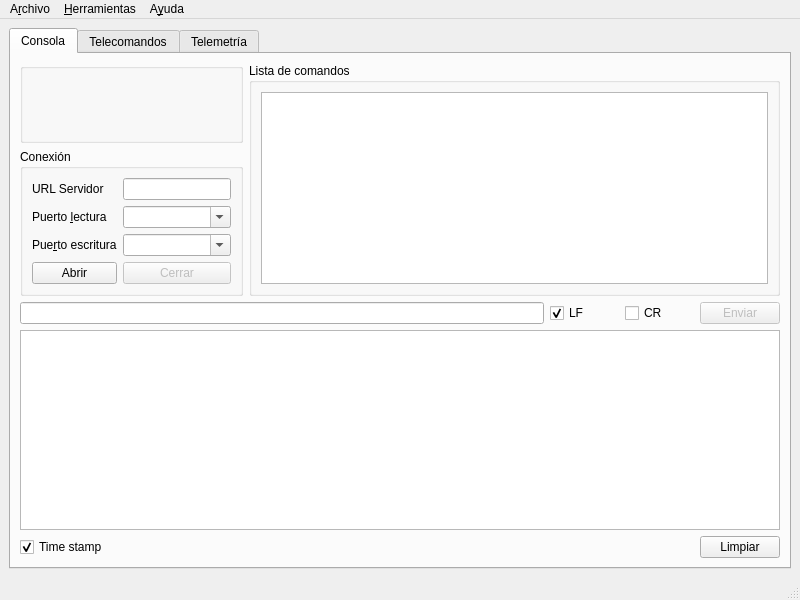
<?xml version="1.0" encoding="UTF-8"?>
<ui version="4.0">
 <class>MainWindow</class>
 <widget class="QMainWindow" name="MainWindow">
  <property name="geometry">
   <rect>
    <x>0</x>
    <y>0</y>
    <width>800</width>
    <height>600</height>
   </rect>
  </property>
  <property name="windowTitle">
   <string>SUCHAI Remote Ground Station</string>
  </property>
  <property name="windowIcon">
   <iconset resource="resources.qrc">
    <normaloff>:/img/spel_icon.png</normaloff>:/img/spel_icon.png</iconset>
  </property>
  <widget class="QWidget" name="centralwidget">
   <layout class="QGridLayout" name="gridLayout">
    <item row="0" column="2">
     <widget class="QTabWidget" name="tabWidget">
      <property name="currentIndex">
       <number>0</number>
      </property>
      <widget class="QWidget" name="tab">
       <attribute name="title">
        <string>Consola</string>
       </attribute>
       <layout class="QGridLayout" name="gridLayout_4">
        <item row="2" column="0" colspan="8">
         <widget class="QTextEdit" name="textEditTerminal">
          <property name="autoFormatting">
           <set>QTextEdit::AutoAll</set>
          </property>
          <property name="tabChangesFocus">
           <bool>true</bool>
          </property>
          <property name="documentTitle">
           <string>Log</string>
          </property>
          <property name="undoRedoEnabled">
           <bool>false</bool>
          </property>
          <property name="lineWrapMode">
           <enum>QTextEdit::NoWrap</enum>
          </property>
          <property name="lineWrapColumnOrWidth">
           <number>0</number>
          </property>
          <property name="readOnly">
           <bool>true</bool>
          </property>
          <property name="textInteractionFlags">
           <set>Qt::LinksAccessibleByMouse|Qt::TextSelectableByMouse</set>
          </property>
         </widget>
        </item>
        <item row="0" column="1" colspan="7">
         <layout class="QHBoxLayout" name="horizontalLayout">
          <item>
           <widget class="QGroupBox" name="groupBoxCommand">
            <property name="title">
             <string>Lista de comandos</string>
            </property>
            <layout class="QVBoxLayout" name="verticalLayout">
             <item>
              <widget class="QListWidget" name="listWidgetCommand">
               <property name="sizePolicy">
                <sizepolicy hsizetype="Expanding" vsizetype="Minimum">
                 <horstretch>0</horstretch>
                 <verstretch>0</verstretch>
                </sizepolicy>
               </property>
               <property name="dragEnabled">
                <bool>true</bool>
               </property>
               <property name="dragDropMode">
                <enum>QAbstractItemView::DragDrop</enum>
               </property>
               <property name="defaultDropAction">
                <enum>Qt::MoveAction</enum>
               </property>
               <property name="alternatingRowColors">
                <bool>true</bool>
               </property>
              </widget>
             </item>
            </layout>
           </widget>
          </item>
         </layout>
        </item>
        <item row="0" column="0">
         <layout class="QVBoxLayout" name="verticalLayout_2">
          <item>
           <widget class="QGroupBox" name="groupBoxRepetir">
            <property name="title">
             <string/>
            </property>
            <layout class="QGridLayout" name="gridLayout_3">
             <item row="1" column="0">
              <widget class="QLabel" name="labelPeriod">
               <property name="enabled">
                <bool>false</bool>
               </property>
               <property name="text">
                <string>&lt;html&gt;&lt;head/&gt;&lt;body&gt;&lt;p&gt;&lt;img src=&quot;:/img/spel_logo.png&quot;/&gt;&lt;/p&gt;&lt;/body&gt;&lt;/html&gt;</string>
               </property>
               <property name="alignment">
                <set>Qt::AlignCenter</set>
               </property>
              </widget>
             </item>
            </layout>
           </widget>
          </item>
          <item>
           <widget class="QGroupBox" name="groupConexion">
            <property name="sizePolicy">
             <sizepolicy hsizetype="Fixed" vsizetype="Preferred">
              <horstretch>0</horstretch>
              <verstretch>0</verstretch>
             </sizepolicy>
            </property>
            <property name="title">
             <string>Conexión</string>
            </property>
            <layout class="QGridLayout" name="gridLayout_2">
             <item row="3" column="0">
              <widget class="QLabel" name="labelPortSend">
               <property name="text">
                <string>Pue&amp;rto escritura</string>
               </property>
               <property name="buddy">
                <cstring>comboBoxPortSend</cstring>
               </property>
              </widget>
             </item>
             <item row="4" column="0">
              <widget class="QPushButton" name="pushButtonOpenPort">
               <property name="text">
                <string>Abrir</string>
               </property>
               <property name="checkable">
                <bool>true</bool>
               </property>
              </widget>
             </item>
             <item row="2" column="1">
              <widget class="QComboBox" name="comboBoxPortRecv">
               <property name="editable">
                <bool>true</bool>
               </property>
              </widget>
             </item>
             <item row="4" column="1">
              <widget class="QPushButton" name="pushButtonClosePort">
               <property name="enabled">
                <bool>false</bool>
               </property>
               <property name="text">
                <string>Cerrar</string>
               </property>
              </widget>
             </item>
             <item row="2" column="0">
              <widget class="QLabel" name="labePortRecv">
               <property name="text">
                <string>Puerto &amp;lectura</string>
               </property>
               <property name="buddy">
                <cstring>comboBoxPortRecv</cstring>
               </property>
              </widget>
             </item>
             <item row="3" column="1">
              <widget class="QComboBox" name="comboBoxPortSend">
               <property name="editable">
                <bool>true</bool>
               </property>
              </widget>
             </item>
             <item row="1" column="0">
              <widget class="QLabel" name="labelURL">
               <property name="text">
                <string>URL Servidor</string>
               </property>
              </widget>
             </item>
             <item row="1" column="1">
              <widget class="QLineEdit" name="lineEditURL"/>
             </item>
            </layout>
           </widget>
          </item>
         </layout>
        </item>
        <item row="1" column="6">
         <widget class="QCheckBox" name="checkBoxCR">
          <property name="text">
           <string>CR</string>
          </property>
         </widget>
        </item>
        <item row="3" column="7">
         <widget class="QPushButton" name="pushButton">
          <property name="text">
           <string>Limpiar</string>
          </property>
          <property name="icon">
           <iconset theme="edit-clear">
            <normaloff/>
           </iconset>
          </property>
         </widget>
        </item>
        <item row="1" column="7">
         <widget class="QPushButton" name="pushButtonSend">
          <property name="enabled">
           <bool>false</bool>
          </property>
          <property name="text">
           <string>Enviar</string>
          </property>
          <property name="icon">
           <iconset theme="go-next">
            <normaloff/>
           </iconset>
          </property>
          <property name="autoDefault">
           <bool>true</bool>
          </property>
         </widget>
        </item>
        <item row="1" column="5">
         <widget class="QCheckBox" name="checkBoxLF">
          <property name="text">
           <string>LF</string>
          </property>
          <property name="checked">
           <bool>true</bool>
          </property>
         </widget>
        </item>
        <item row="1" column="0" colspan="5">
         <widget class="QLineEdit" name="lineEditSend"/>
        </item>
        <item row="3" column="0">
         <widget class="QCheckBox" name="checkBoxTimestamp">
          <property name="text">
           <string>Time stamp</string>
          </property>
          <property name="checked">
           <bool>true</bool>
          </property>
         </widget>
        </item>
       </layout>
       <zorder>textEditTerminal</zorder>
       <zorder>lineEditSend</zorder>
       <zorder>pushButtonSend</zorder>
       <zorder>pushButton</zorder>
       <zorder>checkBoxCR</zorder>
       <zorder>checkBoxLF</zorder>
       <zorder>checkBoxTimestamp</zorder>
      </widget>
      <widget class="QWidget" name="tab_2">
       <attribute name="title">
        <string>Telecomandos</string>
       </attribute>
       <layout class="QGridLayout" name="gridLayout_5">
        <item row="0" column="2">
         <widget class="QLabel" name="label_tchistory">
          <property name="text">
           <string>Historial</string>
          </property>
          <property name="alignment">
           <set>Qt::AlignRight|Qt::AlignTrailing|Qt::AlignVCenter</set>
          </property>
         </widget>
        </item>
        <item row="0" column="0">
         <widget class="QLineEdit" name="lineEdit_tcfilter">
          <property name="sizePolicy">
           <sizepolicy hsizetype="Preferred" vsizetype="Fixed">
            <horstretch>0</horstretch>
            <verstretch>0</verstretch>
           </sizepolicy>
          </property>
          <property name="text">
           <string/>
          </property>
          <property name="dragEnabled">
           <bool>false</bool>
          </property>
          <property name="placeholderText">
           <string>Filtrar</string>
          </property>
          <property name="cursorMoveStyle">
           <enum>Qt::LogicalMoveStyle</enum>
          </property>
         </widget>
        </item>
        <item row="1" column="0">
         <widget class="QListWidget" name="listWidget_cmd">
          <property name="sizePolicy">
           <sizepolicy hsizetype="Preferred" vsizetype="Expanding">
            <horstretch>0</horstretch>
            <verstretch>0</verstretch>
           </sizepolicy>
          </property>
         </widget>
        </item>
        <item row="1" column="2" colspan="4">
         <widget class="QTableWidget" name="tableWidget_tcframe">
          <property name="dragEnabled">
           <bool>true</bool>
          </property>
          <property name="dragDropOverwriteMode">
           <bool>false</bool>
          </property>
          <property name="dragDropMode">
           <enum>QAbstractItemView::NoDragDrop</enum>
          </property>
          <property name="defaultDropAction">
           <enum>Qt::IgnoreAction</enum>
          </property>
          <property name="alternatingRowColors">
           <bool>true</bool>
          </property>
          <property name="selectionMode">
           <enum>QAbstractItemView::SingleSelection</enum>
          </property>
          <property name="selectionBehavior">
           <enum>QAbstractItemView::SelectRows</enum>
          </property>
          <attribute name="horizontalHeaderCascadingSectionResizes">
           <bool>false</bool>
          </attribute>
          <attribute name="horizontalHeaderDefaultSectionSize">
           <number>150</number>
          </attribute>
          <attribute name="horizontalHeaderShowSortIndicator" stdset="0">
           <bool>true</bool>
          </attribute>
          <attribute name="horizontalHeaderStretchLastSection">
           <bool>true</bool>
          </attribute>
          <column>
           <property name="text">
            <string>Nombre</string>
           </property>
          </column>
          <column>
           <property name="text">
            <string>Comando</string>
           </property>
          </column>
          <column>
           <property name="text">
            <string>Parámetro</string>
           </property>
          </column>
         </widget>
        </item>
        <item row="2" column="5">
         <widget class="QPushButton" name="pushButton_tcsend">
          <property name="text">
           <string>Send</string>
          </property>
         </widget>
        </item>
        <item row="2" column="4">
         <widget class="QPushButton" name="pushButton_tcclear">
          <property name="text">
           <string>Clear</string>
          </property>
         </widget>
        </item>
        <item row="2" column="3">
         <widget class="QPushButton" name="pushButton_tcdelete">
          <property name="text">
           <string>Delete</string>
          </property>
         </widget>
        </item>
        <item row="0" column="3" colspan="3">
         <widget class="QComboBox" name="comboBox_tchistory">
          <property name="sizePolicy">
           <sizepolicy hsizetype="Preferred" vsizetype="Fixed">
            <horstretch>0</horstretch>
            <verstretch>0</verstretch>
           </sizepolicy>
          </property>
          <property name="editable">
           <bool>true</bool>
          </property>
         </widget>
        </item>
       </layout>
      </widget>
      <widget class="QWidget" name="tab_3">
       <attribute name="title">
        <string>Telemetría</string>
       </attribute>
       <layout class="QVBoxLayout" name="verticalLayout_3">
        <item>
         <widget class="QTableWidget" name="tableWidgetTelemetry">
          <property name="editTriggers">
           <set>QAbstractItemView::NoEditTriggers</set>
          </property>
          <property name="dragDropOverwriteMode">
           <bool>false</bool>
          </property>
          <property name="alternatingRowColors">
           <bool>true</bool>
          </property>
          <property name="selectionBehavior">
           <enum>QAbstractItemView::SelectRows</enum>
          </property>
          <property name="sortingEnabled">
           <bool>true</bool>
          </property>
          <attribute name="horizontalHeaderShowSortIndicator" stdset="0">
           <bool>true</bool>
          </attribute>
          <attribute name="horizontalHeaderStretchLastSection">
           <bool>true</bool>
          </attribute>
          <column>
           <property name="text">
            <string>Time</string>
           </property>
          </column>
          <column>
           <property name="text">
            <string>Status</string>
           </property>
          </column>
          <column>
           <property name="text">
            <string>Payload</string>
           </property>
          </column>
          <column>
           <property name="text">
            <string>Frames</string>
           </property>
          </column>
          <column>
           <property name="text">
            <string>Lost frames</string>
           </property>
          </column>
          <column>
           <property name="text">
            <string>Payload status</string>
           </property>
          </column>
          <column>
           <property name="text">
            <string>Data length</string>
           </property>
          </column>
          <column>
           <property name="text">
            <string>Data</string>
           </property>
          </column>
          <column>
           <property name="text">
            <string>_id</string>
           </property>
          </column>
         </widget>
        </item>
        <item>
         <widget class="QPlainTextEdit" name="textEditTelemetry">
          <property name="styleSheet">
           <string notr="true">font: 9pt &quot;Monospace&quot;;</string>
          </property>
          <property name="lineWrapMode">
           <enum>QPlainTextEdit::NoWrap</enum>
          </property>
         </widget>
        </item>
        <item>
         <layout class="QHBoxLayout" name="horizontalLayout_2">
          <item>
           <widget class="QLabel" name="label_dbserver">
            <property name="text">
             <string>DB Server:</string>
            </property>
           </widget>
          </item>
          <item>
           <widget class="QLineEdit" name="lineEdit_dbserver">
            <property name="sizePolicy">
             <sizepolicy hsizetype="Preferred" vsizetype="Fixed">
              <horstretch>0</horstretch>
              <verstretch>0</verstretch>
             </sizepolicy>
            </property>
            <property name="maximumSize">
             <size>
              <width>150</width>
              <height>16777215</height>
             </size>
            </property>
            <property name="inputMask">
             <string>000.000.000.000; </string>
            </property>
            <property name="text">
             <string>127.0.0.1</string>
            </property>
            <property name="alignment">
             <set>Qt::AlignRight|Qt::AlignTrailing|Qt::AlignVCenter</set>
            </property>
           </widget>
          </item>
          <item>
           <widget class="QLabel" name="label_dbport">
            <property name="text">
             <string>Port:</string>
            </property>
           </widget>
          </item>
          <item>
           <widget class="QLineEdit" name="lineEdit_dbport">
            <property name="sizePolicy">
             <sizepolicy hsizetype="Preferred" vsizetype="Fixed">
              <horstretch>0</horstretch>
              <verstretch>0</verstretch>
             </sizepolicy>
            </property>
            <property name="maximumSize">
             <size>
              <width>60</width>
              <height>16777215</height>
             </size>
            </property>
            <property name="baseSize">
             <size>
              <width>0</width>
              <height>0</height>
             </size>
            </property>
            <property name="text">
             <string>27017</string>
            </property>
            <property name="maxLength">
             <number>5</number>
            </property>
            <property name="alignment">
             <set>Qt::AlignRight|Qt::AlignTrailing|Qt::AlignVCenter</set>
            </property>
           </widget>
          </item>
          <item>
           <widget class="QPushButton" name="pushButton_dbconnect">
            <property name="text">
             <string>Reconnect</string>
            </property>
           </widget>
          </item>
          <item>
           <spacer name="horizontalSpacer">
            <property name="orientation">
             <enum>Qt::Horizontal</enum>
            </property>
            <property name="sizeHint" stdset="0">
             <size>
              <width>40</width>
              <height>20</height>
             </size>
            </property>
           </spacer>
          </item>
          <item>
           <widget class="QPushButton" name="pushButton_tlimport">
            <property name="text">
             <string>Import</string>
            </property>
           </widget>
          </item>
          <item>
           <widget class="QPushButton" name="pushButton_tltocsv">
            <property name="text">
             <string>To CSV</string>
            </property>
           </widget>
          </item>
          <item>
           <widget class="QPushButton" name="pushButton_tldelete">
            <property name="text">
             <string>Delete</string>
            </property>
           </widget>
          </item>
         </layout>
        </item>
       </layout>
      </widget>
     </widget>
    </item>
   </layout>
  </widget>
  <widget class="QMenuBar" name="menubar">
   <property name="geometry">
    <rect>
     <x>0</x>
     <y>0</y>
     <width>800</width>
     <height>27</height>
    </rect>
   </property>
   <widget class="QMenu" name="menuArchivo">
    <property name="title">
     <string>A&amp;rchivo</string>
    </property>
    <addaction name="actionGuardar"/>
    <addaction name="separator"/>
    <addaction name="actionSalir"/>
   </widget>
   <widget class="QMenu" name="menuHerramientas">
    <property name="title">
     <string>&amp;Herramientas</string>
    </property>
    <addaction name="actionAgregar_comando"/>
   </widget>
   <widget class="QMenu" name="menuAyuda">
    <property name="title">
     <string>A&amp;yuda</string>
    </property>
    <addaction name="actionAcerca_de"/>
   </widget>
   <addaction name="menuArchivo"/>
   <addaction name="menuHerramientas"/>
   <addaction name="menuAyuda"/>
  </widget>
  <widget class="QStatusBar" name="statusbar"/>
  <action name="actionGuardar">
   <property name="icon">
    <iconset theme="document-save">
     <normaloff/>
    </iconset>
   </property>
   <property name="text">
    <string>&amp;Guardar</string>
   </property>
   <property name="shortcut">
    <string>Ctrl+S</string>
   </property>
  </action>
  <action name="actionSalir">
   <property name="icon">
    <iconset theme="application-exit">
     <normaloff/>
    </iconset>
   </property>
   <property name="text">
    <string>&amp;Salir</string>
   </property>
   <property name="shortcut">
    <string>Ctrl+Q</string>
   </property>
  </action>
  <action name="actionAgregar_comando">
   <property name="icon">
    <iconset theme="list-add">
     <normaloff/>
    </iconset>
   </property>
   <property name="text">
    <string>&amp;Agregar comando</string>
   </property>
   <property name="shortcut">
    <string>Ctrl+Shift+A</string>
   </property>
  </action>
  <action name="actionAcerca_de">
   <property name="icon">
    <iconset theme="help-about">
     <normaloff/>
    </iconset>
   </property>
   <property name="text">
    <string>&amp;Acerca de</string>
   </property>
  </action>
 </widget>
 <tabstops>
  <tabstop>lineEditURL</tabstop>
  <tabstop>comboBoxPortRecv</tabstop>
  <tabstop>comboBoxPortSend</tabstop>
  <tabstop>pushButtonClosePort</tabstop>
  <tabstop>pushButtonOpenPort</tabstop>
  <tabstop>listWidgetCommand</tabstop>
  <tabstop>lineEditSend</tabstop>
  <tabstop>pushButtonSend</tabstop>
  <tabstop>checkBoxLF</tabstop>
  <tabstop>checkBoxCR</tabstop>
  <tabstop>textEditTerminal</tabstop>
  <tabstop>pushButton</tabstop>
  <tabstop>lineEdit_tcfilter</tabstop>
  <tabstop>listWidget_cmd</tabstop>
  <tabstop>comboBox_tchistory</tabstop>
  <tabstop>tableWidget_tcframe</tabstop>
  <tabstop>pushButton_tcsend</tabstop>
 </tabstops>
 <resources>
  <include location="resources.qrc"/>
 </resources>
 <connections>
  <connection>
   <sender>actionSalir</sender>
   <signal>triggered()</signal>
   <receiver>MainWindow</receiver>
   <slot>close()</slot>
   <hints>
    <hint type="sourcelabel">
     <x>-1</x>
     <y>-1</y>
    </hint>
    <hint type="destinationlabel">
     <x>319</x>
     <y>239</y>
    </hint>
   </hints>
  </connection>
  <connection>
   <sender>pushButton</sender>
   <signal>clicked()</signal>
   <receiver>textEditTerminal</receiver>
   <slot>clear()</slot>
   <hints>
    <hint type="sourcelabel">
     <x>783</x>
     <y>563</y>
    </hint>
    <hint type="destinationlabel">
     <x>103</x>
     <y>407</y>
    </hint>
   </hints>
  </connection>
  <connection>
   <sender>lineEditSend</sender>
   <signal>returnPressed()</signal>
   <receiver>pushButtonSend</receiver>
   <slot>click()</slot>
   <hints>
    <hint type="sourcelabel">
     <x>51</x>
     <y>368</y>
    </hint>
    <hint type="destinationlabel">
     <x>710</x>
     <y>367</y>
    </hint>
   </hints>
  </connection>
  <connection>
   <sender>lineEdit_dbserver</sender>
   <signal>returnPressed()</signal>
   <receiver>pushButton_dbconnect</receiver>
   <slot>click()</slot>
   <hints>
    <hint type="sourcelabel">
     <x>187</x>
     <y>561</y>
    </hint>
    <hint type="destinationlabel">
     <x>413</x>
     <y>561</y>
    </hint>
   </hints>
  </connection>
  <connection>
   <sender>lineEdit_dbport</sender>
   <signal>returnPressed()</signal>
   <receiver>pushButton_dbconnect</receiver>
   <slot>click()</slot>
   <hints>
    <hint type="sourcelabel">
     <x>323</x>
     <y>561</y>
    </hint>
    <hint type="destinationlabel">
     <x>413</x>
     <y>561</y>
    </hint>
   </hints>
  </connection>
  <connection>
   <sender>lineEditURL</sender>
   <signal>returnPressed()</signal>
   <receiver>pushButtonOpenPort</receiver>
   <slot>click()</slot>
   <hints>
    <hint type="sourcelabel">
     <x>180</x>
     <y>222</y>
    </hint>
    <hint type="destinationlabel">
     <x>86</x>
     <y>333</y>
    </hint>
   </hints>
  </connection>
  <connection>
   <sender>pushButtonClosePort</sender>
   <signal>clicked()</signal>
   <receiver>pushButtonOpenPort</receiver>
   <slot>toggle()</slot>
   <hints>
    <hint type="sourcelabel">
     <x>208</x>
     <y>317</y>
    </hint>
    <hint type="destinationlabel">
     <x>81</x>
     <y>317</y>
    </hint>
   </hints>
  </connection>
 </connections>
</ui>
